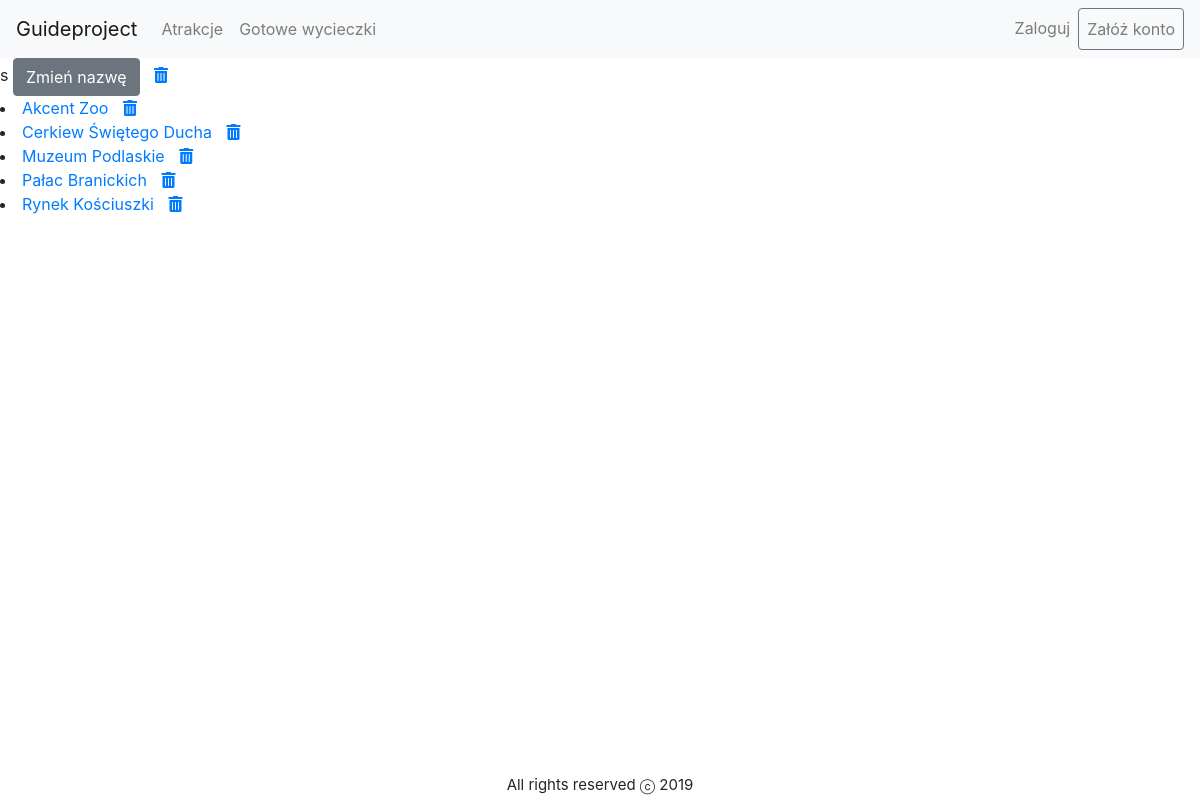
The app's page /guide/editmyplan/1 with its own data.
### guide/models.py (models this page shows, shortened)
class TripPlan(models.Model):
    name = models.CharField(_("Name"), max_length=150)
    creator = models.ForeignKey("Client", verbose_name=_(
        "Creator"), on_delete=models.CASCADE, null=True, blank=True)
    attractions = models.ManyToManyField(
        "Attraction", verbose_name=_("Attraction list"))
    class Meta:
        ordering = ['name']

class Attraction(models.Model):
    name = models.CharField(_("Name"),
                            max_length=200, help_text="Enter attraction's name.")
    description = models.TextField(max_length=500)
    categories = models.ManyToManyField(
        "Category")
    localization = models.ForeignKey(
        "Localization", verbose_name=_("Address"), on_delete=models.CASCADE, null=True, blank=True)
    timeNeededToSightsee = models.FloatField(
        _("Time neede to sightsee (in hours)"))
    ticketCost = models.FloatField(
        _("Ticket's cost"), default=0)
    class Meta:
        ordering = ['name']

### guide/views.py (the view)
# urls.py: path('editmyplan/<int:pk>', views.EditPlanView.as_view(), name='edit-my-plan'),
class EditPlanView(TemplateView):
    template_name = "guide/edit_plan.html"
    def get_context_data(self, **kwargs):
        context = super().get_context_data(**kwargs)
        context['trip_plan'] = TripPlan.objects.get(pk=kwargs['pk'])
        context['changeNameForm'] = ChangeTripPlanNameForm
        return context

### guide/templates/guide/edit_plan.html (shortened to what this page needs)
{% extends "base.html" %}
{% block content %}
    {{trip_plan.name}}
    <button type="button" class="btn btn-secondary" data-toggle="modal" data-target="#changeName">Zmień nazwę
    </button>
     <a href="{% url 'remove-my-plan' trip_plan.pk %}">
                    <i class="fas fa-trash-alt binIcon"></i>
                </a>
    {% for attraction in trip_plan.attractions.all %}
            <li>
                <a href="{% url 'attraction-detail' attraction.pk %}">{{attraction.name}}</a>
                <a href="{% url 'remove-attraction-from-plan' trip_plan.pk attraction.pk %}">
                    <i class="fas fa-trash-alt binIcon"></i>
                </a>
            </li>
        {% endfor %}
{% endblock content %}

### guide/static/css/styles.css (style rules this page uses)
html,body { width:100vw; margin:0; padding:0; }
i { margin-left:10px; }

### records on screen
TripPlan: name "s"
Attraction: name "Akcent Zoo"
Attraction: name "Cerkiew Świętego Ducha"
Attraction: name "Muzeum Podlaskie"
Attraction: name "Pałac Branickich"
Attraction: name "Rynek Kościuszki"
